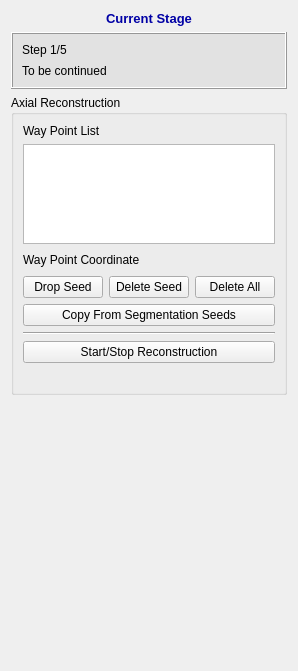
<?xml version="1.0" encoding="UTF-8"?>
<ui version="4.0">
 <class>QInteractorStyleObliqueViewSeedsPlacer</class>
 <widget class="QWidget" name="QInteractorStyleObliqueViewSeedsPlacer">
  <property name="geometry">
   <rect>
    <x>0</x>
    <y>0</y>
    <width>295</width>
    <height>671</height>
   </rect>
  </property>
  <property name="windowTitle">
   <string>SeedsPlacer</string>
  </property>
  <layout class="QVBoxLayout" name="verticalLayout_2">
   <item>
    <widget class="QLabel" name="label_39">
     <property name="font">
      <font>
       <pointsize>10</pointsize>
       <weight>75</weight>
       <bold>true</bold>
      </font>
     </property>
     <property name="text">
      <string>&lt;html&gt;&lt;head/&gt;&lt;body&gt;&lt;p&gt;&lt;span style=&quot; color:#0000a5;&quot;&gt;Current Stage&lt;/span&gt;&lt;/p&gt;&lt;/body&gt;&lt;/html&gt;</string>
     </property>
     <property name="alignment">
      <set>Qt::AlignCenter</set>
     </property>
    </widget>
   </item>
   <item>
    <widget class="QFrame" name="frame_10">
     <property name="minimumSize">
      <size>
       <width>0</width>
       <height>0</height>
      </size>
     </property>
     <property name="font">
      <font>
       <family>Arial</family>
       <pointsize>10</pointsize>
      </font>
     </property>
     <property name="styleSheet">
      <string notr="true">background-color: rgb(226, 226, 226)</string>
     </property>
     <property name="frameShape">
      <enum>QFrame::Box</enum>
     </property>
     <property name="frameShadow">
      <enum>QFrame::Raised</enum>
     </property>
     <property name="lineWidth">
      <number>1</number>
     </property>
     <layout class="QVBoxLayout" name="verticalLayout_25">
      <property name="spacing">
       <number>7</number>
      </property>
      <item>
       <layout class="QVBoxLayout" name="verticalLayout_26">
        <property name="spacing">
         <number>7</number>
        </property>
        <item>
         <layout class="QHBoxLayout" name="horizontalLayout_17">
          <item>
           <widget class="QLabel" name="label_40">
            <property name="font">
             <font>
              <family>Arial</family>
             </font>
            </property>
            <property name="text">
             <string>Step 1/5</string>
            </property>
           </widget>
          </item>
         </layout>
        </item>
       </layout>
      </item>
      <item>
       <widget class="QLabel" name="label_11">
        <property name="text">
         <string>To be continued</string>
        </property>
        <property name="wordWrap">
         <bool>true</bool>
        </property>
       </widget>
      </item>
     </layout>
    </widget>
   </item>
   <item>
    <widget class="QGroupBox" name="groupBox_4">
     <property name="title">
      <string>Axial Reconstruction</string>
     </property>
     <layout class="QVBoxLayout" name="verticalLayout">
      <item>
       <widget class="QLabel" name="label_60">
        <property name="text">
         <string>Way Point List</string>
        </property>
       </widget>
      </item>
      <item>
       <widget class="QListWidget" name="listWidgetSeedList">
        <property name="maximumSize">
         <size>
          <width>16777215</width>
          <height>100</height>
         </size>
        </property>
       </widget>
      </item>
      <item>
       <layout class="QHBoxLayout" name="horizontalLayout_18">
        <item>
         <widget class="QLabel" name="label_61">
          <property name="text">
           <string>Way Point Coordinate</string>
          </property>
         </widget>
        </item>
        <item>
         <widget class="QLabel" name="labelSeedCoordinate">
          <property name="text">
           <string/>
          </property>
         </widget>
        </item>
        <item>
         <spacer name="horizontalSpacer_4">
          <property name="orientation">
           <enum>Qt::Horizontal</enum>
          </property>
          <property name="sizeHint" stdset="0">
           <size>
            <width>40</width>
            <height>20</height>
           </size>
          </property>
         </spacer>
        </item>
       </layout>
      </item>
      <item>
       <layout class="QHBoxLayout" name="horizontalLayout_33">
        <item>
         <spacer name="horizontalSpacer_2">
          <property name="orientation">
           <enum>Qt::Horizontal</enum>
          </property>
          <property name="sizeHint" stdset="0">
           <size>
            <width>40</width>
            <height>20</height>
           </size>
          </property>
         </spacer>
        </item>
        <item>
         <widget class="QPushButton" name="dropSeedPushButton">
          <property name="text">
           <string>Drop Seed</string>
          </property>
         </widget>
        </item>
        <item>
         <widget class="QPushButton" name="pushBtnDeleteSeed">
          <property name="sizePolicy">
           <sizepolicy hsizetype="Preferred" vsizetype="Fixed">
            <horstretch>0</horstretch>
            <verstretch>0</verstretch>
           </sizepolicy>
          </property>
          <property name="minimumSize">
           <size>
            <width>0</width>
            <height>0</height>
           </size>
          </property>
          <property name="maximumSize">
           <size>
            <width>150</width>
            <height>16777215</height>
           </size>
          </property>
          <property name="text">
           <string>Delete Seed</string>
          </property>
         </widget>
        </item>
        <item>
         <widget class="QPushButton" name="deleteAllSeedsPushButton">
          <property name="text">
           <string>Delete All</string>
          </property>
         </widget>
        </item>
       </layout>
      </item>
      <item>
       <widget class="QPushButton" name="pushBtnCopyFromSegSeeds">
        <property name="text">
         <string>Copy From Segmentation Seeds</string>
        </property>
       </widget>
      </item>
      <item>
       <widget class="Line" name="line">
        <property name="orientation">
         <enum>Qt::Horizontal</enum>
        </property>
       </widget>
      </item>
      <item>
       <widget class="QPushButton" name="pushBtnAxialReconstruction">
        <property name="sizePolicy">
         <sizepolicy hsizetype="Preferred" vsizetype="Fixed">
          <horstretch>0</horstretch>
          <verstretch>0</verstretch>
         </sizepolicy>
        </property>
        <property name="text">
         <string>Start/Stop Reconstruction</string>
        </property>
       </widget>
      </item>
      <item>
       <widget class="QLabel" name="labelReconstructionStatus">
        <property name="styleSheet">
         <string notr="true">QWidget {
	color: rgb(255, 0, 0);
}</string>
        </property>
        <property name="text">
         <string/>
        </property>
       </widget>
      </item>
     </layout>
     <zorder>pushBtnAxialReconstruction</zorder>
     <zorder>labelReconstructionStatus</zorder>
     <zorder>line</zorder>
     <zorder>listWidgetSeedList</zorder>
     <zorder>label_60</zorder>
     <zorder>pushBtnCopyFromSegSeeds</zorder>
    </widget>
   </item>
   <item>
    <spacer name="verticalSpacer_4">
     <property name="orientation">
      <enum>Qt::Vertical</enum>
     </property>
     <property name="sizeHint" stdset="0">
      <size>
       <width>20</width>
       <height>104</height>
      </size>
     </property>
    </spacer>
   </item>
  </layout>
 </widget>
 <resources/>
 <connections/>
</ui>
